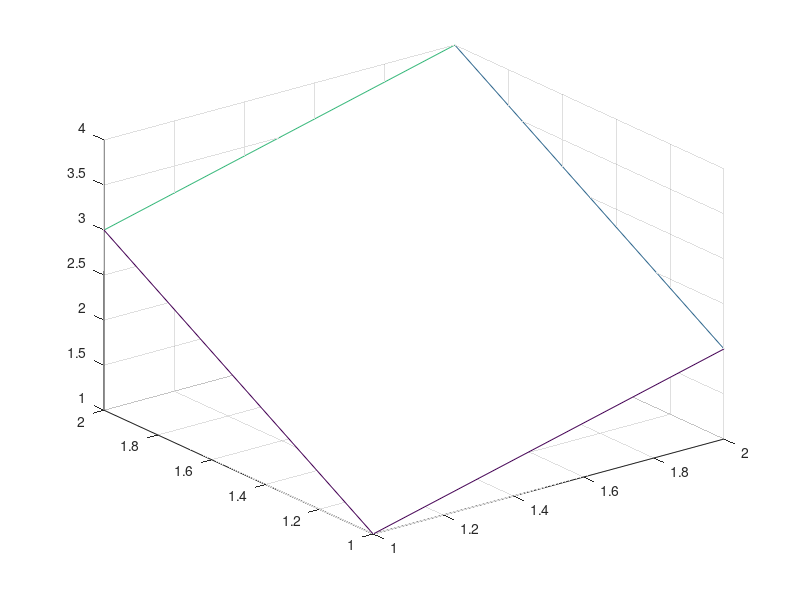
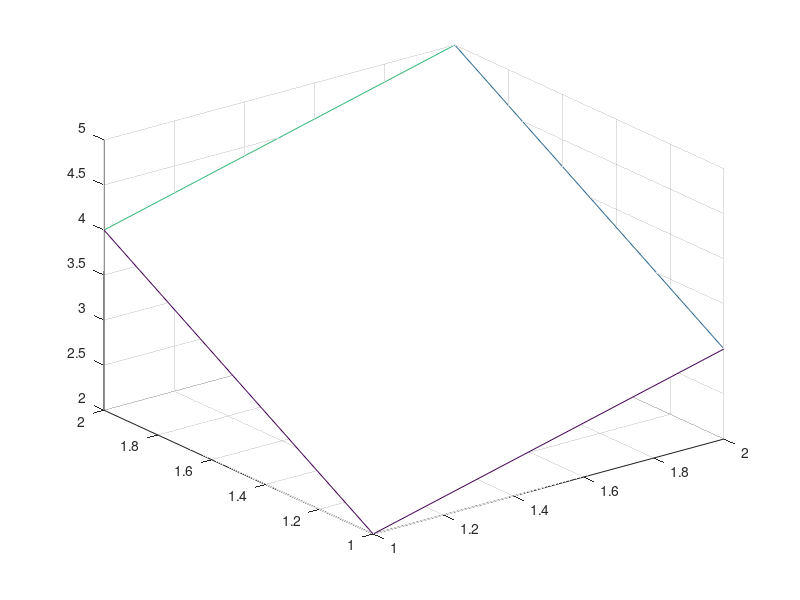
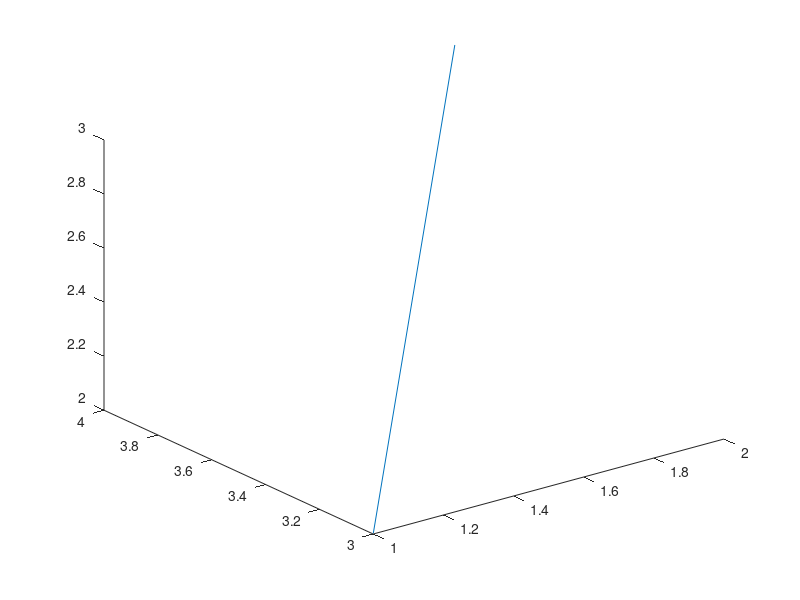

These figures' MATLAB source, in order:
% Your 2D arrays:
x1 = [1 2; 3 4];
x2 = [2 3; 4 5];
% Concatenate:
x = cat(3,x1,x2);
% Permute to get interpolated dimension first:
x = permute(x,[3 1 2])
% Define arbitrary unit for time slices:
t0 = [1 2];
% Interpolate to time slice at t=1.5:
x_interp = interp1(t0,x,1.5)

figure
mesh(x1)
figure
mesh(x2)
figure
plot3(x(:,1),x(:,2),x(:,3));